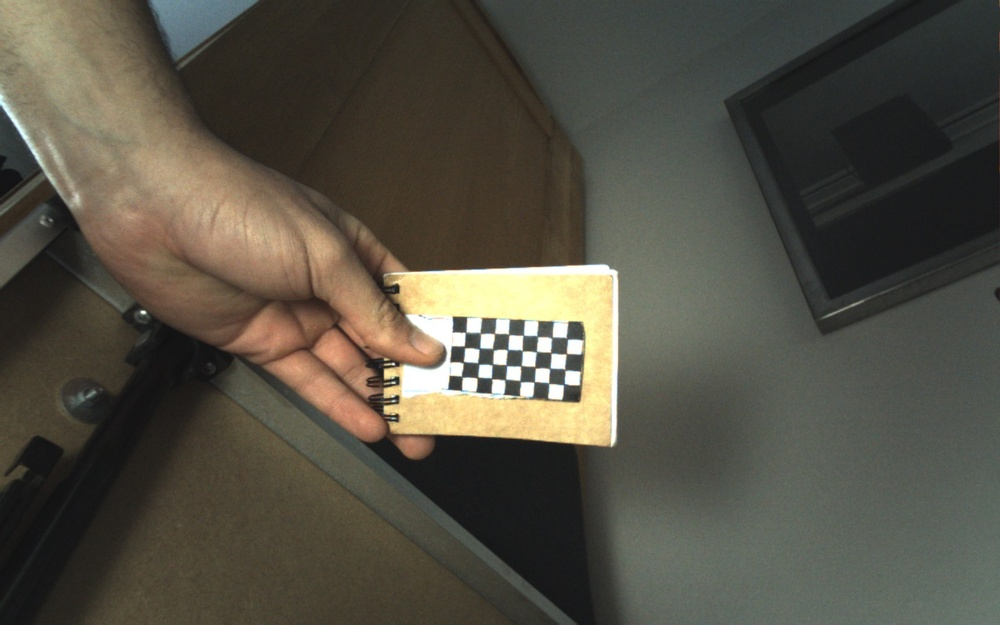
#> input picture data/calibration_images/solo/camera0/SoloCalib0__2024-01-03_16-28-11.jpg, 1000 x 625 px, shrunk from 1280 x 800 before the run
$ python -i point_detector.py   (imports and definitions only)
#> lines starting #> are read from the running program, lines starting #| are printed output that depends on the picture; after the words box and inside, x2 and y2 are one past the last pixel; in counts of white or black regions, pixels touching at a corner belong together
#> further down, picture is the input picture: shape (625, 1000, 3); mean B, G, R 68.6, 80.4, 84.1
import cv2
import numpy as np

class PointDetector:
    def __init__(self):
        pass

    def detect_red_objects(self, frame):
        # Convert the frame from BGR to HSV color space
        hsv_frame = cv2.cvtColor(frame, cv2.COLOR_BGR2HSV)
#> hsv_frame: shape (625, 1000, 3); mean H, S, V 39.6, 48.6, 86.4

        # Define the range for red color in HSV
        lower_red = np.array([0, 100, 100])
        upper_red = np.array([10, 255, 255])

        # Create a mask for the red color
        red_mask = cv2.inRange(hsv_frame, lower_red, upper_red)
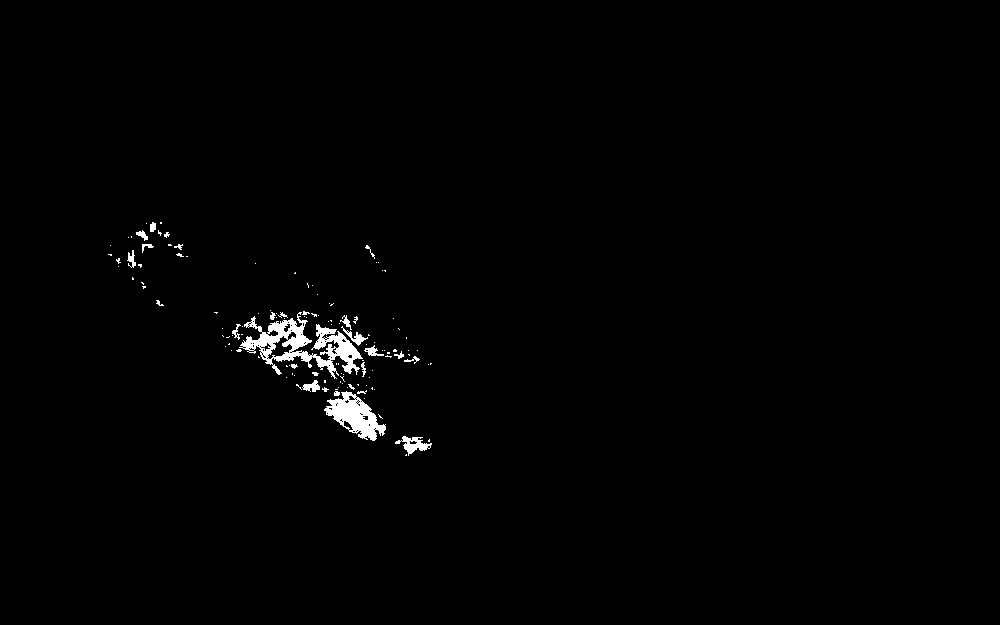
#> red_mask: shape (625, 1000); 0.96% white; 125 white regions (100 under 20 px)

        # Find contours in the red mask
        contours, _ = cv2.findContours(red_mask, cv2.RETR_EXTERNAL, cv2.CHAIN_APPROX_SIMPLE)
#> contours = 125 contours, 111 with area under 20; largest, box (x1, y1, x2, y2) and area: (239, 312, 363, 379) 2856, (324, 391, 386, 441) 1466, (395, 436, 432, 456) 264, (341, 326, 368, 346) 104, (302, 380, 320, 392) 98

        # Draw contours on the original frame
        cv2.drawContours(frame, contours, -1, (0, 255, 0), 2)
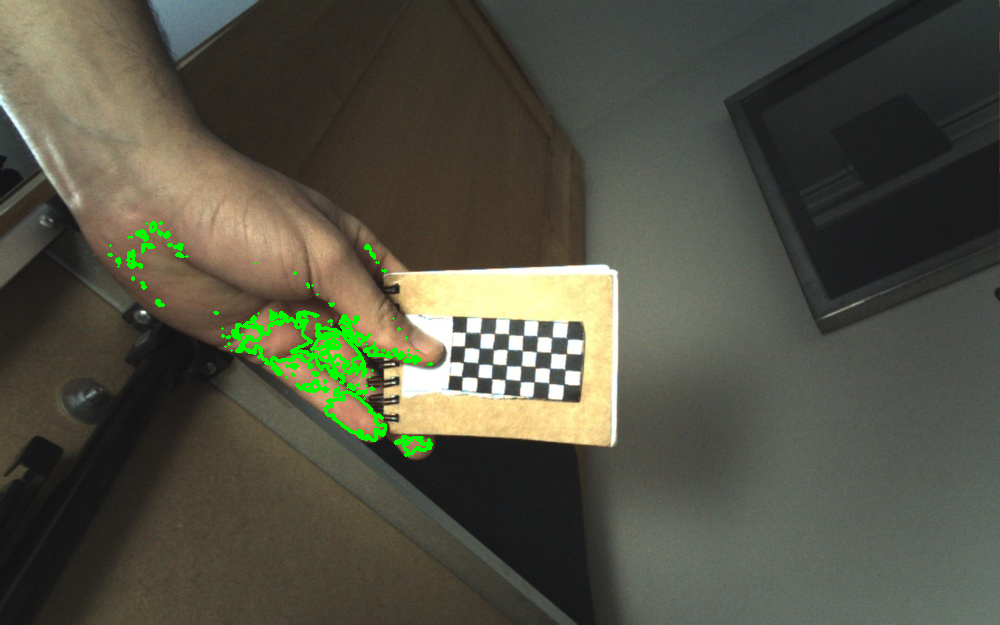
#> frame: shape (625, 1000, 3); 1.13% of pixels changed, all inside (x1, y1, x2, y2) = (107, 221, 433, 457)

        # Get the coordinates of the centers of the detected red contours
        red_centers = []
        for contour in contours:
            # Calculate the center of the contour
            M = cv2.moments(contour)
            if M["m00"] != 0:
                cX = int(M["m10"] / M["m00"])
                cY = int(M["m01"] / M["m00"])
                red_centers.append((cX, cY))
                # Draw a small circle at the center
                cv2.circle(frame, (cX, cY), 5, (255, 255, 255), -1)
#> this loop made 125 passes
#> (contour, cX, cY) on passes 1, 2, 11, 16, 21, 33, 36, 42, 44, 45, 57: ([[406, 454], [405, 455], [406, 455]], 405, 454), ([[429, 439], [428, 440], [428, 441], [429, 441]], 428, 440), ([[372, 387], [371, 388], [372, 389]], 371, 388), ([[357, 384], [358, 385], [358, 384]], 357, 384), ([[324, 380], [324, 382], [325, 382], [325, 380]], 324, 381), ([[286, 365], [286, 366], [287, 366]], 286, 365), ([[430, 363], [430, 364], [431, 363]], 430, 363), ([[258, 356], [258, 357], [259, 357]], 258, 356), ([[408, 354], [409, 355], [409, 354]], 408, 354), ([[387, 352], [387, 353], [389, 353], [389, 352]], 388, 352), ([[229, 343], [228, 344], [229, 344]], 228, 343)
#> (cX, cY) on passes 3, 4, 6, 7, 8, 14: (413, 444), (379, 416), (354, 415), (336, 393), (360, 391), (324, 389)
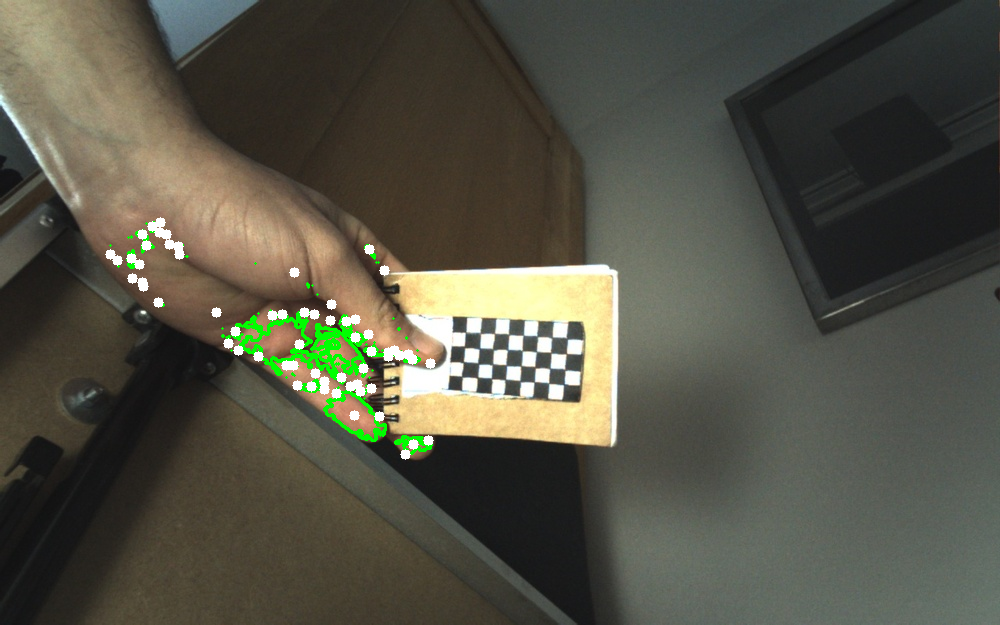
#> frame: shape (625, 1000, 3); 0.78% of pixels changed, all inside (x1, y1, x2, y2) = (105, 217, 436, 460)
#> after the loop, red_centers = 63 pairs, first value 110 to 430, second value 222 to 454

        return frame, red_centers

    # [12 lines left out: function get_mean_of_points, not called in this run]

>>> import cv2
>>> picture = cv2.imread('../../data/calibration_images/solo/camera0/SoloCalib0__2024-01-03_16-28-11.jpg')
>>> result = PointDetector().detect_red_objects(picture)

$ run again, on data/calibration_images/solo/camera0/SoloCalib0__2024-01-03_16-28-48.jpg
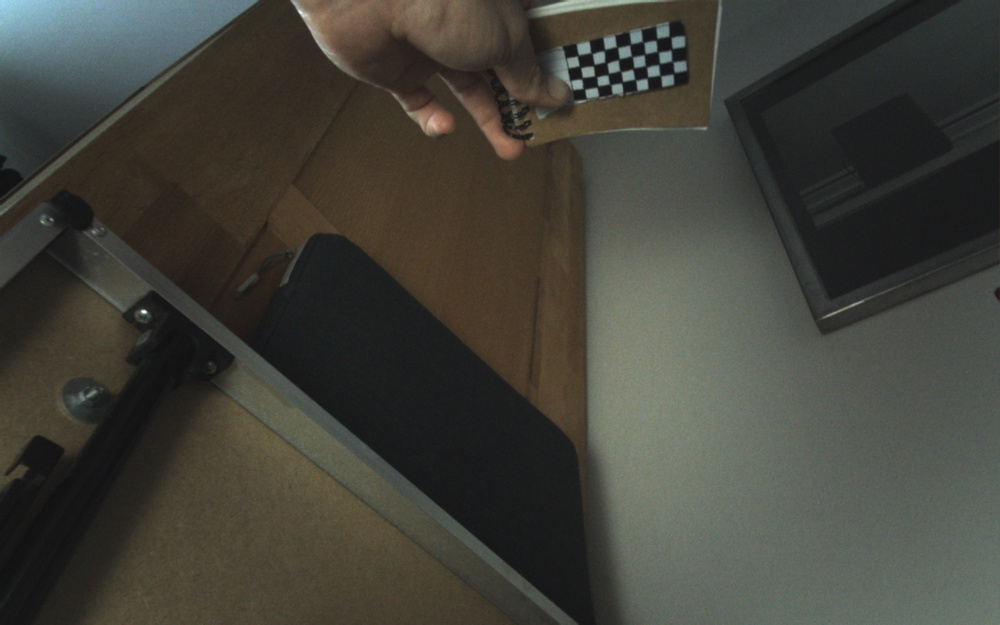
#> input picture data/calibration_images/solo/camera0/SoloCalib0__2024-01-03_16-28-48.jpg, 1000 x 625 px, shrunk from 1280 x 800 before the run
#> picture is the input picture: shape (625, 1000, 3); mean B, G, R 58.2, 65.9, 66.2
#> hsv_frame: shape (625, 1000, 3); mean H, S, V 45.4, 47, 69.7
#> in detect_red_objects, `red_mask = cv2.inRange(hsv_frame, lower_red, upper_red)`:
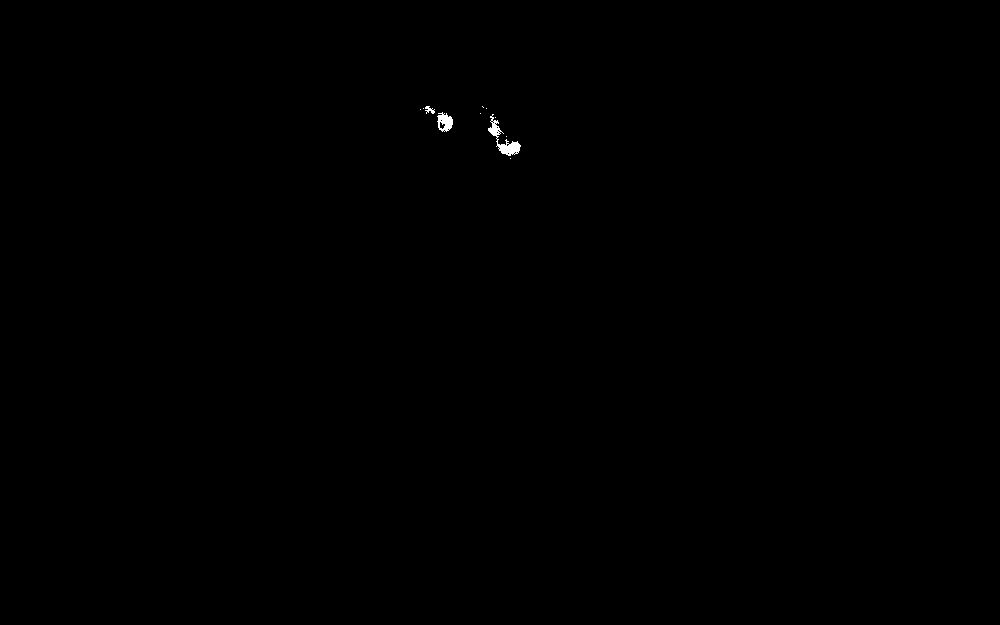
#> red_mask: shape (625, 1000); 0.1% white; 11 white regions (8 under 20 px)
#> contours = 11 contours, 8 with area under 20; largest, box (x1, y1, x2, y2) and area: (488, 114, 521, 156) 323, (437, 112, 453, 132) 196, (425, 106, 435, 114) 24
#> in detect_red_objects, `cv2.drawContours(frame, contours, -1, (0, 255, 0), 2)`:
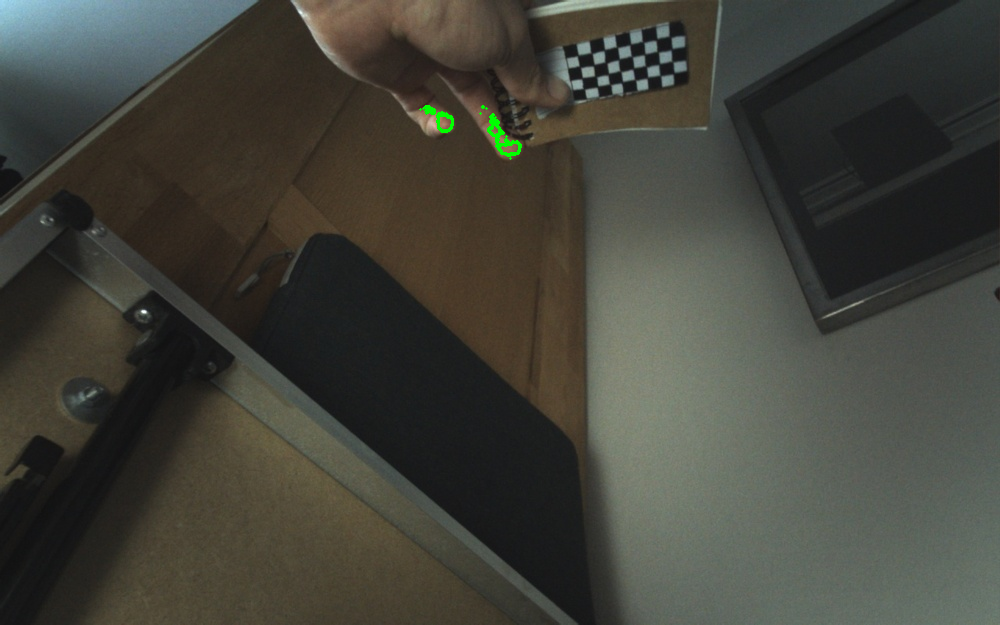
#> frame: shape (625, 1000, 3); 0.13% of pixels changed, all inside (x1, y1, x2, y2) = (419, 105, 522, 160)
#> the loop in detect_red_objects, `for contour in contours:` made 11 passes
#> (cX, cY) on passes 4, 6, 11: (503, 140), (444, 122), (429, 109)
#> after the loop in detect_red_objects, `for contour in contours:`: red_centers = [(503, 140), (444, 122), (429, 109)]

$ run again, on data/calibration_images/solo/camera0/SoloCalib0__2024-01-03_16-29-31.jpg
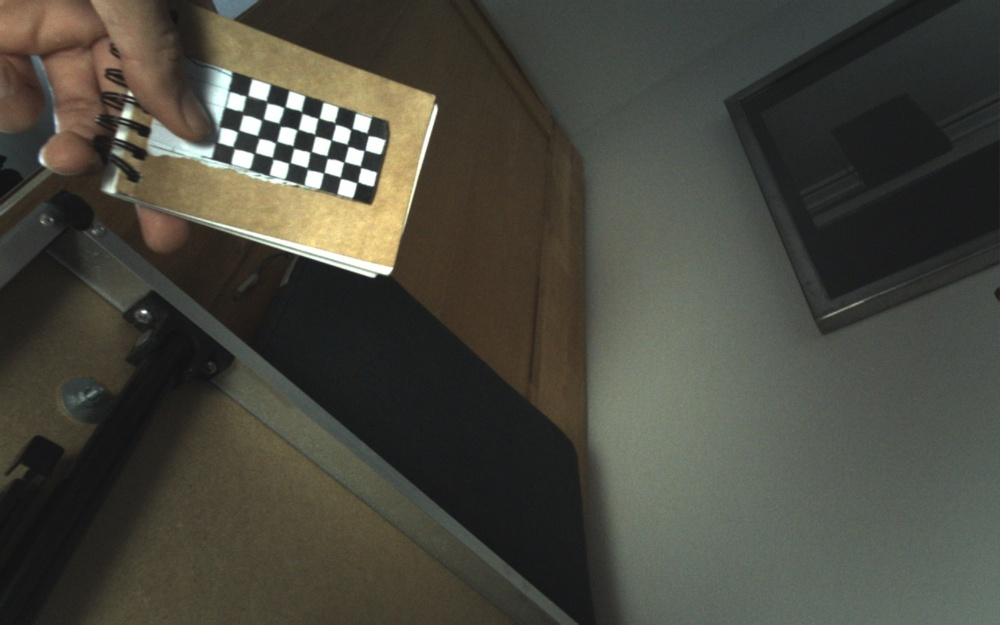
#> input picture data/calibration_images/solo/camera0/SoloCalib0__2024-01-03_16-29-31.jpg, 1000 x 625 px, shrunk from 1280 x 800 before the run
#> picture is the input picture: shape (625, 1000, 3); mean B, G, R 62.5, 72, 72.7
#> hsv_frame: shape (625, 1000, 3); mean H, S, V 46.6, 43.6, 75.8
#> in detect_red_objects, `red_mask = cv2.inRange(hsv_frame, lower_red, upper_red)`:
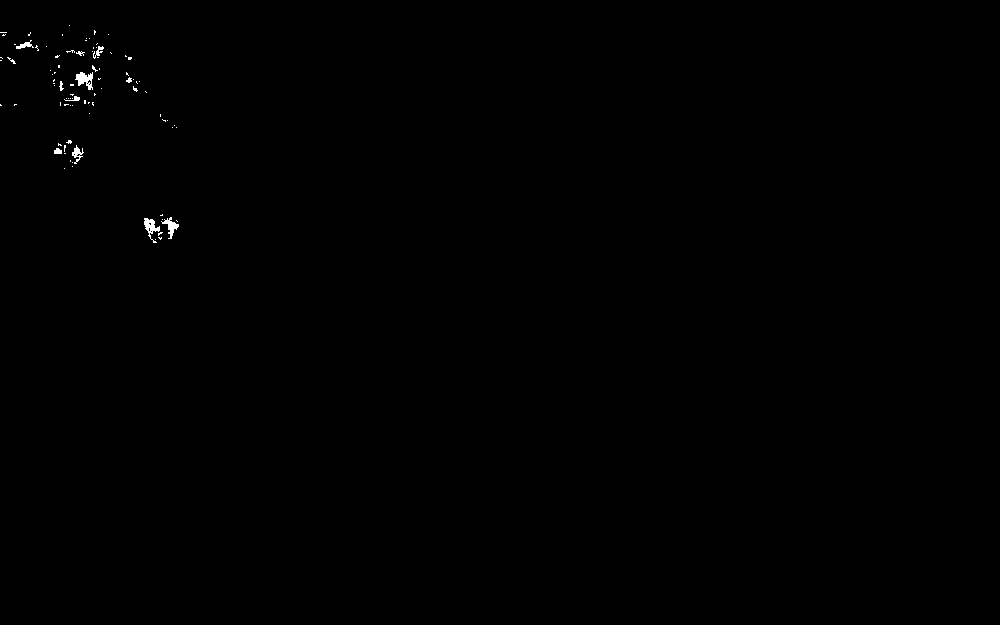
#> red_mask: shape (625, 1000); 0.19% white; 91 white regions (79 under 20 px)
#> contours = 91 contours, 84 with area under 20; largest, box (x1, y1, x2, y2) and area: (75, 72, 93, 90) 154, (144, 218, 160, 243) 133, (161, 217, 179, 239) 106, (72, 145, 84, 164) 66, (16, 40, 34, 49) 46, (93, 46, 104, 59) 30, (54, 148, 62, 154) 28
#> the loop in detect_red_objects, `for contour in contours:` made 91 passes
#> (contour, cX, cY) on passes 8, 29, 30, 32, 34, 40, 41: ([[162, 214], [161, 215], [160, 215], [162, 215]], 161, 214), ([[14, 104], [14, 105], [15, 104], [16, 104]], 14, 104), ([[0, 104], [0, 105], [1, 105]], 0, 104), ([[88, 102], [88, 103], [89, 102]], 88, 102), ([[84, 100], [84, 103], [85, 103], [85, 100]], 84, 101), ([[70, 94], [71, 94], [72, 95], [73, 94]], 72, 94), ([[94, 93], [94, 95], [95, 94]], 94, 94)
#> after the loop in detect_red_objects, `for contour in contours:`:
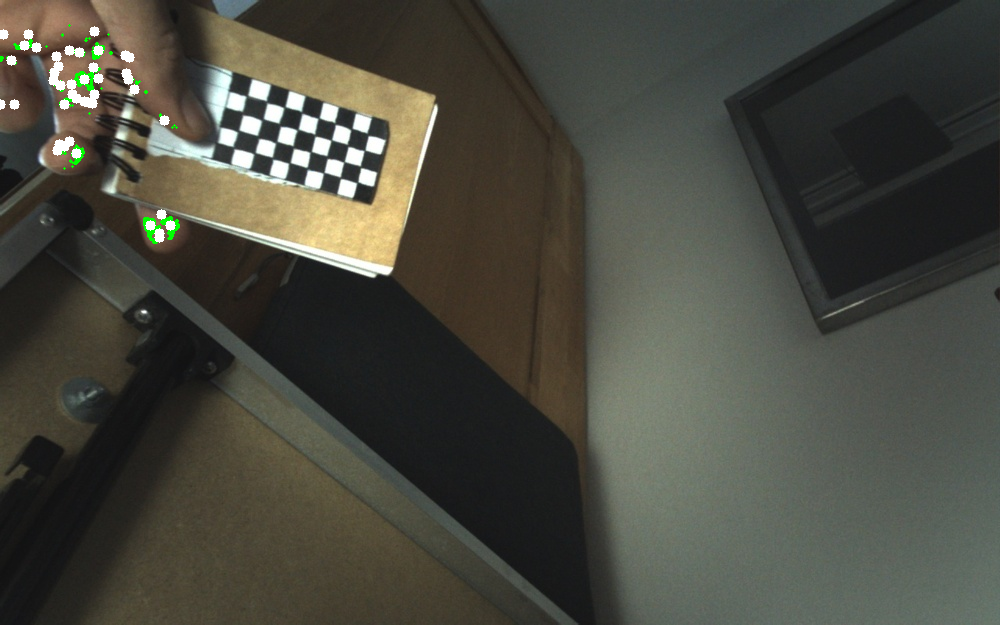
#> frame: shape (625, 1000, 3); mean B, G, R 63.3, 73.1, 73.2
#> after the loop in detect_red_objects, `for contour in contours:`: red_centers = 43 pairs, first value 0 to 170, second value 31 to 237

$ run again, on data/calibration_images/solo/camera0/SoloCalib0__2024-01-03_16-29-45.jpg
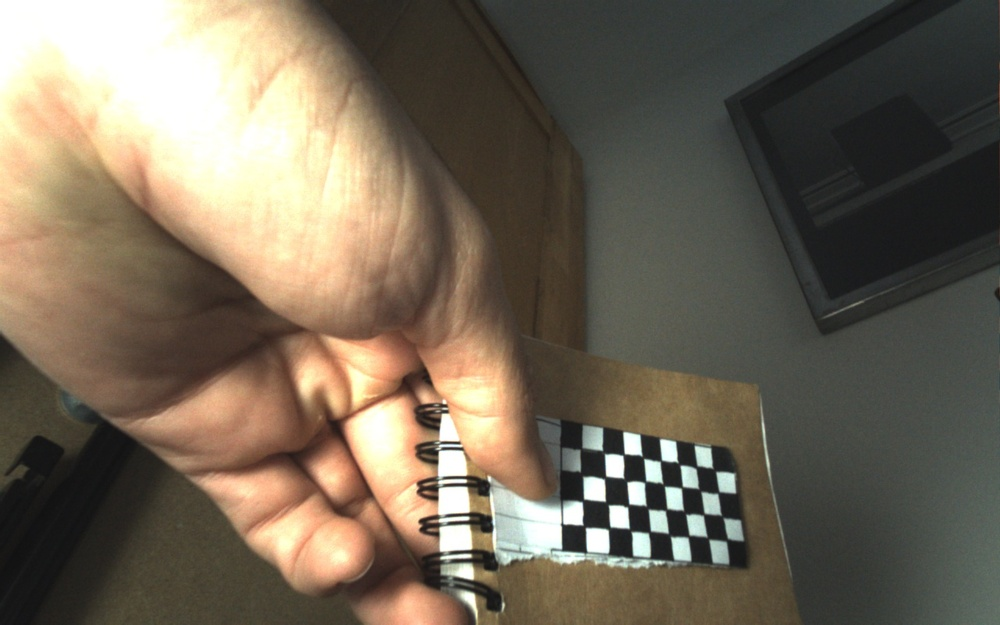
#> input picture data/calibration_images/solo/camera0/SoloCalib0__2024-01-03_16-29-45.jpg, 1000 x 625 px, shrunk from 1280 x 800 before the run
#> picture is the input picture: shape (625, 1000, 3); mean B, G, R 86.4, 102.1, 112.5
#> hsv_frame: shape (625, 1000, 3); mean H, S, V 34.9, 56.5, 114.2
#> in detect_red_objects, `red_mask = cv2.inRange(hsv_frame, lower_red, upper_red)`:
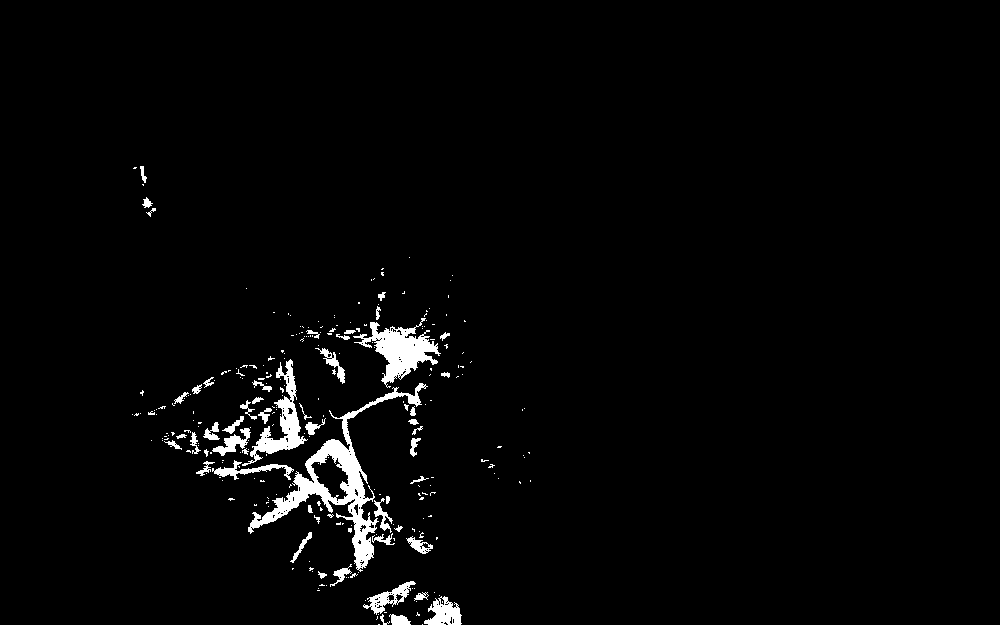
#> red_mask: shape (625, 1000); 2.4% white; 270 white regions (217 under 20 px)
#> contours = 267 contours, 225 with area under 20; largest, box (x1, y1, x2, y2) and area: (248, 383, 428, 572) 5234, (353, 318, 441, 388) 2128, (242, 359, 308, 466) 1524, (424, 596, 462, 625) 636, (363, 581, 416, 615) 572
#> the loop in detect_red_objects, `for contour in contours:` made 267 passes
#> (contour, cX, cY) on passes 28, 32, 33, 45, 51, 55: ([[292, 568], [292, 569], [293, 568]], 292, 568), ([[393, 538], [394, 539], [394, 540], [394, 538]], 393, 538), ([[436, 537], [436, 539], [437, 538], [437, 537]], 436, 537), ([[342, 523], [342, 524], [343, 523]], 342, 523), ([[320, 507], [320, 510], [321, 510], [322, 509]], 320, 508), ([[266, 502], [266, 503], [267, 502], [268, 502]], 266, 502)
#> after the loop in detect_red_objects, `for contour in contours:`:
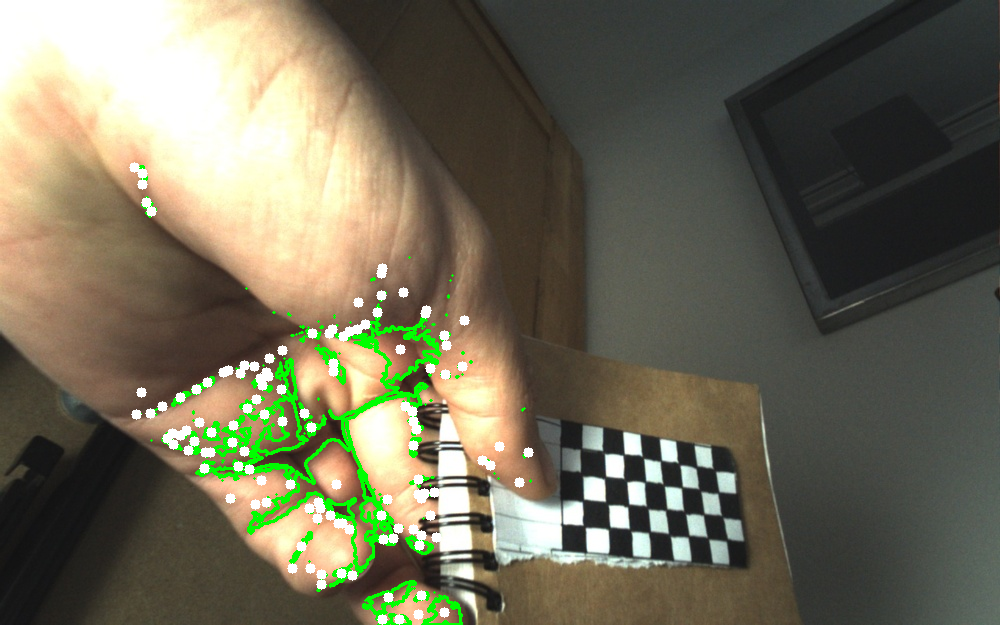
#> frame: shape (625, 1000, 3); mean B, G, R 87.2, 107, 110.8
#> after the loop in detect_red_objects, `for contour in contours:`: red_centers = 123 pairs, first value 134 to 528, second value 167 to 619
